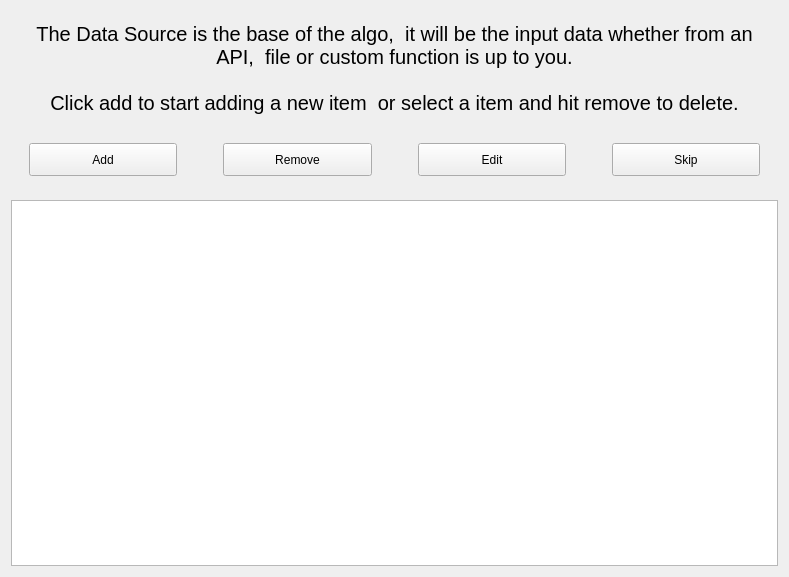
<?xml version="1.0" encoding="UTF-8"?>
<ui version="4.0">
 <class>CreateDataSourceAdd</class>
 <widget class="QWidget" name="CreateDataSourceAdd">
  <property name="geometry">
   <rect>
    <x>0</x>
    <y>0</y>
    <width>789</width>
    <height>577</height>
   </rect>
  </property>
  <property name="windowTitle">
   <string>CreateDataSourceAdd</string>
  </property>
  <layout class="QVBoxLayout" name="verticalLayout">
   <item>
    <widget class="QWidget" name="widget_2" native="true">
     <property name="sizePolicy">
      <sizepolicy hsizetype="Preferred" vsizetype="Preferred">
       <horstretch>0</horstretch>
       <verstretch>1</verstretch>
      </sizepolicy>
     </property>
     <layout class="QVBoxLayout" name="verticalLayout_2">
      <item>
       <widget class="QLabel" name="topText">
        <property name="font">
         <font>
          <pointsize>15</pointsize>
         </font>
        </property>
        <property name="text">
         <string>The Data Source is the base of the algo,  it will be the input data whether from an API,  file or custom function is up to you.</string>
        </property>
        <property name="alignment">
         <set>Qt::AlignCenter</set>
        </property>
        <property name="wordWrap">
         <bool>true</bool>
        </property>
       </widget>
      </item>
      <item>
       <widget class="QLabel" name="bottomText">
        <property name="font">
         <font>
          <pointsize>15</pointsize>
         </font>
        </property>
        <property name="text">
         <string>Click add to start adding a new item  or select a item and hit remove to delete.</string>
        </property>
        <property name="alignment">
         <set>Qt::AlignCenter</set>
        </property>
        <property name="wordWrap">
         <bool>true</bool>
        </property>
       </widget>
      </item>
      <item>
       <widget class="QWidget" name="widget" native="true">
        <layout class="QHBoxLayout" name="horizontalLayout">
         <item>
          <widget class="QPushButton" name="addButton">
           <property name="sizePolicy">
            <sizepolicy hsizetype="Minimum" vsizetype="Preferred">
             <horstretch>0</horstretch>
             <verstretch>0</verstretch>
            </sizepolicy>
           </property>
           <property name="text">
            <string>Add</string>
           </property>
          </widget>
         </item>
         <item>
          <spacer name="horizontalSpacer_3">
           <property name="orientation">
            <enum>Qt::Horizontal</enum>
           </property>
           <property name="sizeType">
            <enum>QSizePolicy::Fixed</enum>
           </property>
           <property name="sizeHint" stdset="0">
            <size>
             <width>40</width>
             <height>20</height>
            </size>
           </property>
          </spacer>
         </item>
         <item>
          <widget class="QPushButton" name="removeButton">
           <property name="sizePolicy">
            <sizepolicy hsizetype="Minimum" vsizetype="Preferred">
             <horstretch>0</horstretch>
             <verstretch>0</verstretch>
            </sizepolicy>
           </property>
           <property name="text">
            <string>Remove</string>
           </property>
          </widget>
         </item>
         <item>
          <spacer name="horizontalSpacer_2">
           <property name="orientation">
            <enum>Qt::Horizontal</enum>
           </property>
           <property name="sizeType">
            <enum>QSizePolicy::Maximum</enum>
           </property>
           <property name="sizeHint" stdset="0">
            <size>
             <width>40</width>
             <height>20</height>
            </size>
           </property>
          </spacer>
         </item>
         <item>
          <widget class="QPushButton" name="editButton">
           <property name="sizePolicy">
            <sizepolicy hsizetype="Minimum" vsizetype="Preferred">
             <horstretch>0</horstretch>
             <verstretch>0</verstretch>
            </sizepolicy>
           </property>
           <property name="text">
            <string>Edit</string>
           </property>
          </widget>
         </item>
         <item>
          <spacer name="horizontalSpacer">
           <property name="orientation">
            <enum>Qt::Horizontal</enum>
           </property>
           <property name="sizeType">
            <enum>QSizePolicy::Fixed</enum>
           </property>
           <property name="sizeHint" stdset="0">
            <size>
             <width>40</width>
             <height>20</height>
            </size>
           </property>
          </spacer>
         </item>
         <item>
          <widget class="QPushButton" name="skipButton">
           <property name="sizePolicy">
            <sizepolicy hsizetype="Minimum" vsizetype="Preferred">
             <horstretch>0</horstretch>
             <verstretch>0</verstretch>
            </sizepolicy>
           </property>
           <property name="text">
            <string>Skip</string>
           </property>
          </widget>
         </item>
        </layout>
       </widget>
      </item>
     </layout>
    </widget>
   </item>
   <item>
    <widget class="QListView" name="dataSourcesView">
     <property name="sizePolicy">
      <sizepolicy hsizetype="Expanding" vsizetype="Expanding">
       <horstretch>0</horstretch>
       <verstretch>2</verstretch>
      </sizepolicy>
     </property>
     <property name="font">
      <font>
       <pointsize>50</pointsize>
      </font>
     </property>
     <property name="styleSheet">
      <string notr="true"/>
     </property>
     <property name="editTriggers">
      <set>QAbstractItemView::NoEditTriggers</set>
     </property>
     <property name="selectionMode">
      <enum>QAbstractItemView::SingleSelection</enum>
     </property>
    </widget>
   </item>
  </layout>
 </widget>
 <resources/>
 <connections/>
</ui>
